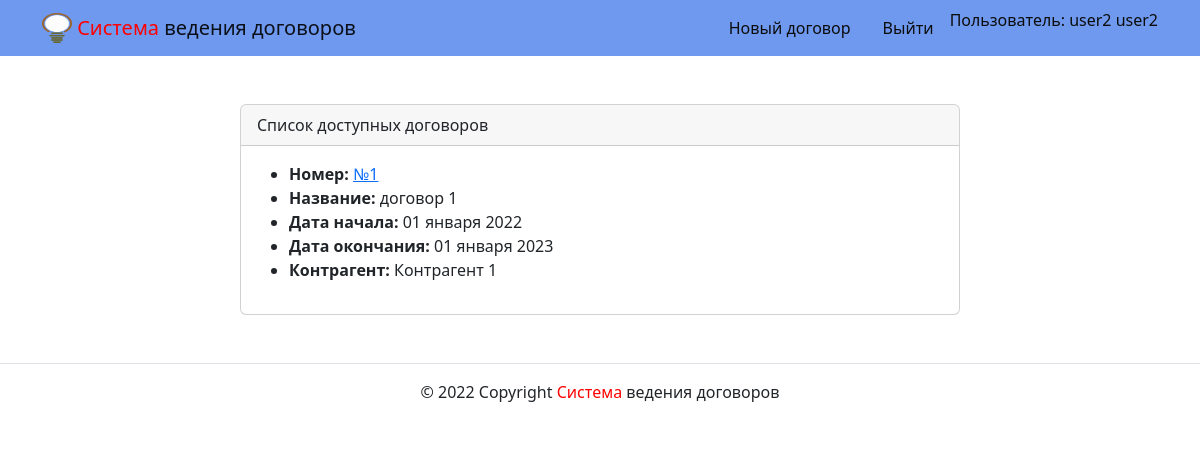
Page /contracts/ (signed in) on the committed database.
### contracts/models.py (models this page shows, shortened)
class Contract(models.Model):
    name = models.TextField(
        'Название договра',
        help_text='Введите название договра'
    )
    number = models.TextField(
        'Номер договра',
        help_text='Введите номер договра'
    )
    start_date = models.DateField(
        'Дата начала',
        help_text='Введите дату начала договра'
    )
    end_date = models.DateField(
        'Дата окончания',
        help_text='Введите дату окончания договра'
    )
    curator = models.ForeignKey(
        User,
        on_delete=models.SET_NULL,
        null=True,
        related_name='contracts',
        verbose_name='Куратор договора'
    )
    partner = models.ForeignKey(
        Partner,
        on_delete=models.CASCADE,
        related_name='partner',
        blank=False,
        null=False,
        verbose_name='Контрагент',
        help_text='Вторая сторона по договору'
    )
    file = models.FileField(
        'Файл договора',
        upload_to='files/',
        blank=True
    )
    class Meta:
        ordering = ['-start_date']
    def __str__(self) -> str:
        return self.name

class Partner(models.Model):
    title = models.CharField(max_length=200)
    slug = models.SlugField(unique=True)
    description = models.TextField()

### contracts/views.py (the view)
# urls.py: path('contracts/', login_required(views.contracts_list), name='contract_list'),
@permission_required('contracts.view_contract', raise_exception=True)
def contracts_list(request):
    template = 'contracts/contracts_list.html'
    text = 'Список доступных договоров'
    user_group = request.user.groups.values_list('name', flat=True).first()
    user_id = request.user.id
    if user_group == 'admin_group':
        contracts = Contract.objects.all()
        context = {
            'title': title,
            'text': text,
            'contracts': contracts,
        }
    else:
        contract_id_lst = []
        contracts_lst = list(UserContraсts.objects.filter(collaborator_id=user_id).values(
            "deal_id",))
        for i in contracts_lst:
            for j in i.items():
                contract_id_lst.append(j[1])
        contracts = Contract.objects.filter(id__in=contract_id_lst)
        context = {
            'title': title,
            'text': text,
            'contracts': contracts,
        }
        print(contracts)
    return render(request, template, context)

### templates/contracts/contracts_list.html (shortened to what this page needs)
{% extends 'base.html' %}
{% block content %}
<div class="row justify-content-center">
  <div class="col-md-8 p-5">
    <div class="card">
      <div class="card-header">
        {{ text|safe }}
      </div>
      <div class="card-body">
        {% for contr in contracts %}
        <ul>
          <li>
            <b>Номер:</b>
            <a href="{% url 'contracts:contract_detail' contr.id %}">{{ contr.number }}</a>
          </li>
          <li>
            <b>Название:</b> {{ contr.name }}
          </li>
          <li>
            <b>Дата начала:</b> {{ contr.start_date|date:"d E Y" }}
          </li>
          <li>
            <b>Дата окончания:</b> {{ contr.end_date|date:"d E Y" }}
          </li>
          <li>
            <b>Контрагент:</b> {{ contr.partner.title }}
          </li>
        </ul>
        {% endfor %}
      </div>
    </div>
  </div>
</div>
{% endblock %}

### templates/includes/header.html (shortened to what this page needs)
{% load static %}
<header>
  <nav class="navbar navbar-light" style="background-color: rgb(110, 153, 238)">
    <div class="container">
      <a class="navbar-brand" href="{% url 'contracts:index' %}">
        <img src="{% static 'img/logo.png' %}" width="30" height="30" class="d-inline-block align-top" alt="">
        <span style="color:red">Система</span> ведения договоров</a>
      <ul class="nav nav-pills">
        {% if request.user.is_authenticated %}
          <li class="nav-item">
            <a class="nav-link
              "
              href="{% url 'contracts:contract_new' %}"
            >
            <span style="color:rgb(12, 12, 12)">Новый договор</span>
            </a>
          </li>
          <li class="nav-item">
            <a class="nav-link
            "
            href="{% url 'users:logout' %}"
          >
          <span style="color:rgb(12, 12, 12)">Выйти</span>
          </a>
          </li>
          <li>
            <span style="color:rgb(12, 12, 12)">Пользователь: {{ user.get_full_name }}</span>
          </li>
        {% endif %}
      </ul>
    </div>
  </nav>
</header>

### rows in the picture
Contract: number "№1", name "договор 1", start_date "01 января 2022", end_date "01 января 2023", partner "Контрагент 1"

### other values in the picture
{{ user.get_full_name }} "user2 user2"
{{ text|safe }} "Список доступных договоров"
